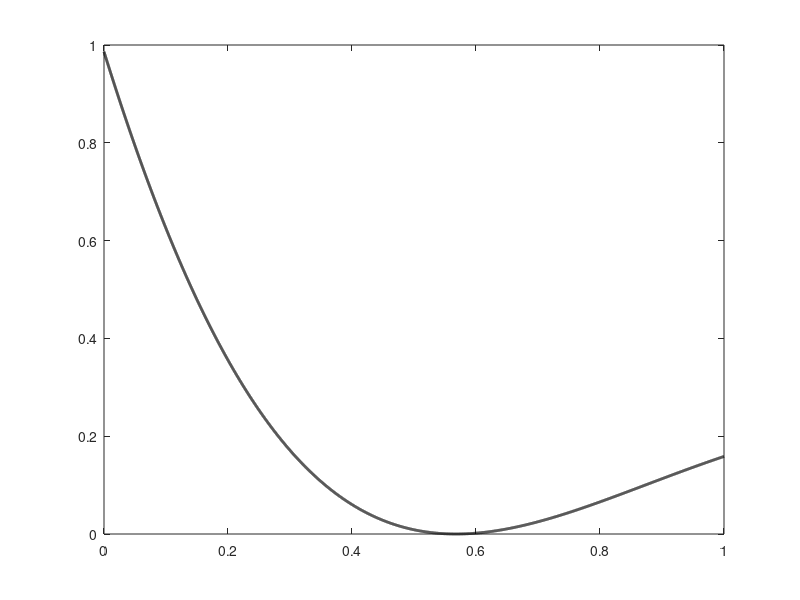
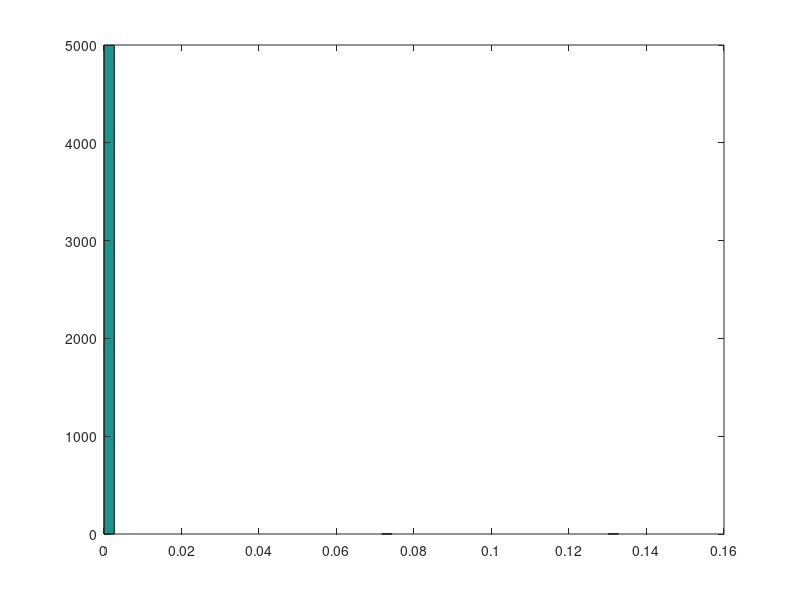
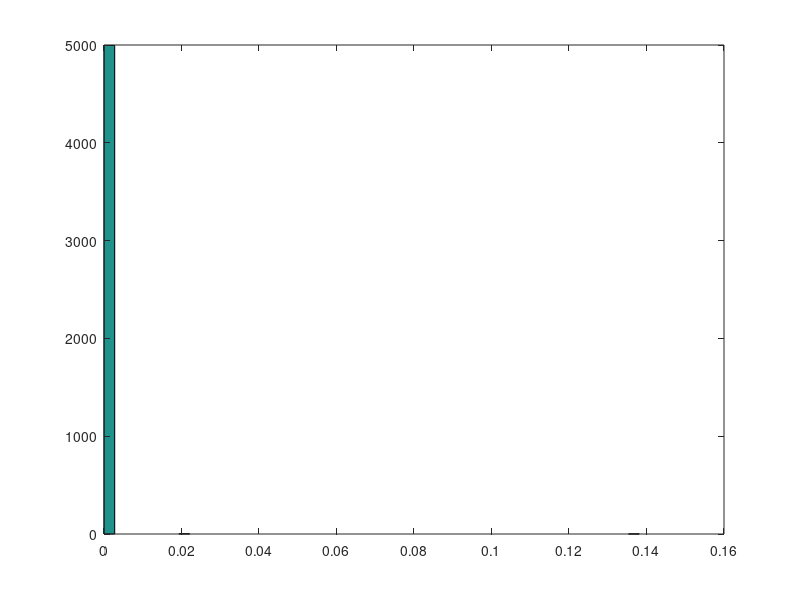

Recreate these plots in MATLAB, in order.
%%%%%%%%%%%%%%%%%%%%%%%%%%%%%%%%%%%%%%%%%%%%%%%%%%%%%%%%%%%%%%%%%%%%
% Nome: Caio Vinicius Dadauto          Exercício de programa 4      
% Nusp: 7994808                                                     
% Curso: Laboratorio de Programacao e Simulacao                     
% Turma: Noturno                                                    
%%%%%%%%%%%%%%%%%%%%%%%%%%%%%%%%%%%%%%%%%%%%%%%%%%%%%%%%%%%%%%%%%%%%

#!/usr/bin/octave -qf

1;
ignore_function_time_stamp("all");
clear all;

%Funcao definida no EP
function y = ep(t)
	a = 1.97994808;
	b = 0.88084997;
	for i = 1:length(t)
		y(i) = 0.25*(2^(a*(1-t(i))))*(1 - sin(b*pi*t(i)));
	endfor
endfunction

%Metropolis Hastings com nucleo normal
function [x1,a] = MHstepn(x0, sig)
	xp = rem(abs(normrnd(x0, sig)), 1);     %Determina candidato
	accprob = ep(xp)/ep(x0);                %Probabilidade de aceitacao
	u = rem(abs(normrnd(0, sig)), 1);
	if u <= min(1, accprob)                 %Condicao de aceite
		x1 = xp; 
		a = 1;
	else
		x1 = x0;
		a = 0;
	endif
endfunction

%Metropolis Hastings com nucleo uniforme - 0.5
function [x1,a] = MHstepu(x0)
	uniform = unifrnd(0, 1);
	xp = rem(abs(uniform - 0.5), 1);        %Determina candidato
	accprob = ep(xp)/ep(x0);                %Probabilidade de aceitacao
	u = normrnd(0, 1);
	if u <= min(1, accprob)                 %Condicao de aceite
		x1 = xp; 
		a = 1;
	else
		x1 = x0;
		a = 0;
	endif
endfunction

%%               %%
%   PARTE A e B   %
%%               %%
n    = 5000;          
xn   = 0;               %Ponto inicial normal
xu   = 0;               %Ponto inicial uniforme
Xn   = zeros(1,n);      %Vetor para armazenar os pontos determinados pelo MH normal
Xu   = zeros(1,n);      %Vetor para armazenar os pontos determinados pelo MH uniforme
t    = 0:0.0001:1;
sig  = 1;               %Sigma da gaussiana
accn = [0 0];           %Vetor para determinar o ratio de aceitacao (normal)
accu = [0 0];           %Vetor para determinar o ratio de aceitacao (uniforme)
xn   = 0;
xu   = 0;

n  = input("Entre com o valor de iteracoes a serem realizadas: ");
printf('\n\n');

for i = 1:n
	[xn,an] = MHstepn(xn,sig);
	[xu,au] = MHstepu(xu);
	accn   = accn + [an 1.0];
	accu   = accu + [au 1.0];
	Xn(i)  = xn;
	Xu(i)  = xu;
endfor

%Plota figuras
figure;
plot(t, ep(t), "linewidth", 2, "color", 'k');
hold off;
figure;
hist(Xn, 50);
figure;
hist(Xu, 50);

In = sum(Xn)/n;
Iu = sum(Xu)/n;
printf('------------------> Funcao definida no EP <----------------------\n');
printf('MH normal:\n\tValor -> %f\n\tErro -> %f%%\n\tRatio de aceite -> %f\n\n', 
	In, 100*abs((In - 0.196064)/0.196064), accn(1)/accn(2));
printf('MH uniforme:\n\tValor -> %f\n\tErro -> %f%%\n\tRatio de aceite -> %f\n\n',
	Iu, 100*abs((Iu - 0.196064)/0.196064), accu(1)/accu(2));

%%               %%
%     PARTE C     %
%%               %%
In = sum(sin(Xn))/n;
printf('-------------------> Funcao g(x) * sen(x) <----------------------\n')
printf('MH normal:\n\tValor -> %f\n\tErro -> %f%%\n\n',
	In, 100*abs((In - 0.196064)/0.196064));

%%               %%
%     PARTE D     %
%%               %%
s = 0;
I = 0;

printf('-----------------> Funcao r(h(x), s) * g(x)<---------------------\nMH normal:\n');
while s < 1
	for i = 1:n
		h = sin(Xn(i));
		if h >= s
			I += h;
		endif
	endfor
	I /= n;
	printf('s = %f:\n\tValor -> %f\n\tErro -> %f%%\n',
	   s, I, 100*abs((I - 0.196064)/0.196064));
	s += 0.1;
endwhile
